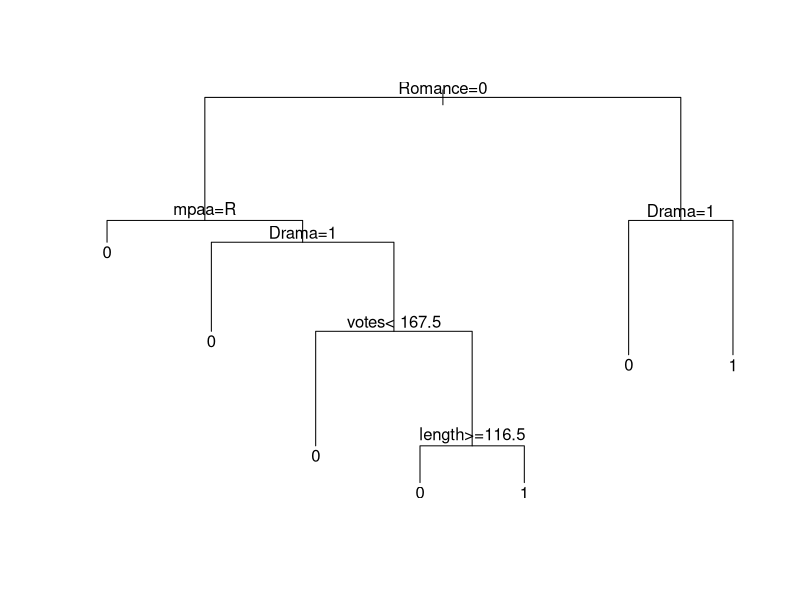
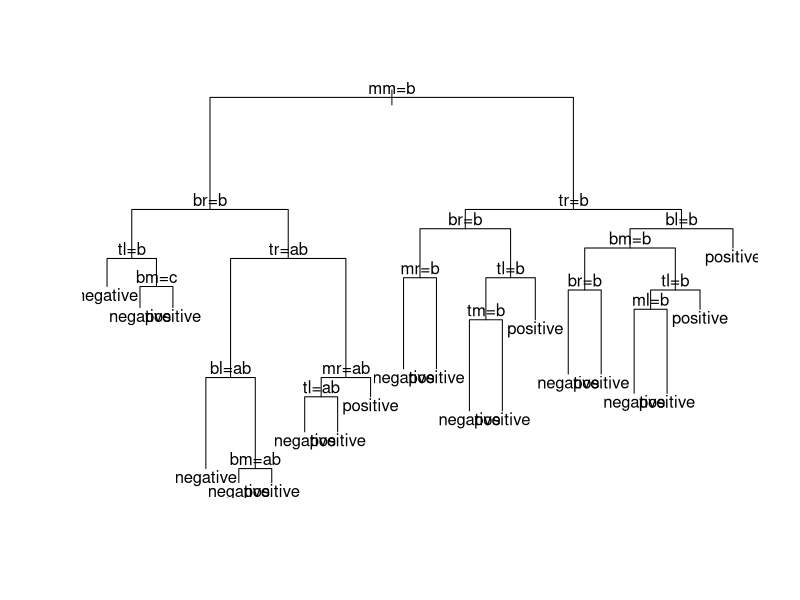
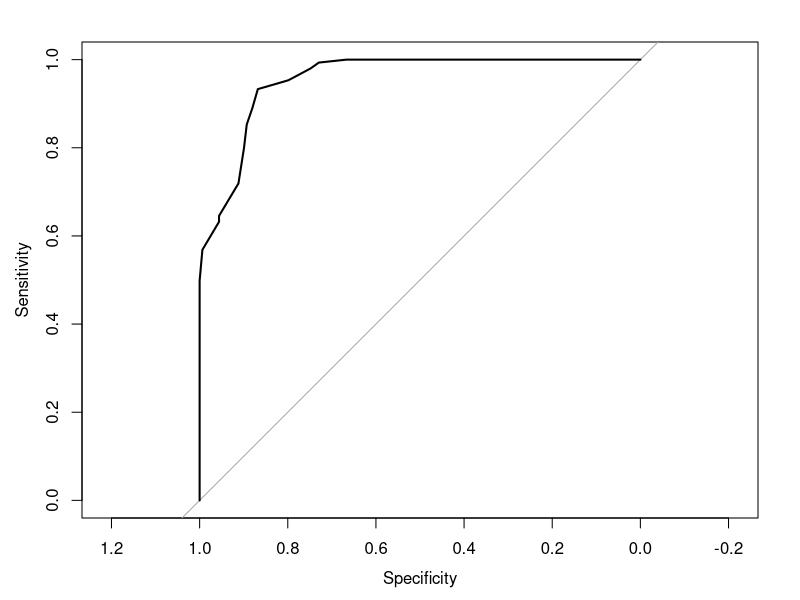

Recreate these plots in R, in order.
#
# SOLUTIONS
#

#######################################################################################
#
# Exam problem solution:	
#
#
# a) the classification accuracy:
#
#     (300+120)/(300+0+80+120)
#     = 0.84
#
#
# b) default accuracy: 
#
#    the majority class is 0     
#
#    confusion matrix (default classifier):
#
#        0   1
#    --+---+---+								 
#    0 |300| 0 |
#    --+---+---+
#    1 |200| 0 |
#    --+---+---+
#
#    300/500 = 0.6
#
# c) sensitivity (0 is treated as the positive class)
#
#    Sensitivity = TP/POS = 300 / 300 = 1
#
# d) specificity (0 is treated as the positive class)
#
#    Specificity = TN/NEG = 120 / 200 = 0.6
#
#######################################################################################

#######################################################################################
#
# Exam problem solution:	
#	
# a) the average Brier score:	
#	
#	 (
#     (0.00-0.50)^2 + (0.00-0.25)^2 + (0.00-0.00)^2 + (1.00-0.25)^2 + 
#     (0.00-0.50)^2 + (1.00-0.25)^2 + (0.00-0.25)^2 + (0.00-0.00)^2 + 
#     (1.00-0.75)^2 + (0.00-0.00)^2 + (0.00-0.25)^2 + (0.00-0.00)^2 + 
#     (0.00-0.25)^2 + (1.00-0.50)^2 + (0.00-0.00)^2 + (0.00-0.25)^2
#    )/4
#    = 0.5625
#
#	
# b) the average information score:	
#
#    prior probabilities: P(C1) = 0.25, P(C2) = 0.5, P(C3) = 0.0, P(C4) = 0.25
#	
#	 posterior probabilities for the correct class 
#                                        example 1: P'(C4)=0.25
#                                        example 2: P'(C2)=0.25
#                                        example 3: P'(C1)=0.75
#                                        example 4: P'(C2)=0.5
#	
#	
#   (
#    -log2(0.25)+log2(0.25) + 
#    (-log2(0.5)+log2(0.25)) + 
#    (-log2(0.25)+log2(0.75)) + 
#    (-log2(0.5)+log2(0.5))
#   )/4
#   = 0.25
#
#
# c) the information score of a default classifier for the second testing instance:
#
#    if the implementation of a default classifier is such that it assigns an example to the majority class with probability 1.0
#
#    	-log2(0.50)+log2(1.0) = 1
# 
#    if the implementation of a default classifier is such that it returns for every example the prior probability distribution
#
#    	-log2(0.50)+log2(0.5) = 0
#	
#######################################################################################


library(rpart)

CA <- function(observed, predicted)
{
  t <- table(observed, predicted)
  
  sum(diag(t)) / sum(t)
}

Sensitivity <- function(observed, predicted, pos.class)
{
  t <- table(observed, predicted)
  
  t[pos.class, pos.class] / sum(t[pos.class,])
}

Specificity <- function(observed, predicted, pos.class)
{
  t <- table(observed, predicted)
  
  # identify the negative class name
  neg.class <- which(row.names(t) != pos.class)
  
  t[neg.class, neg.class] / sum(t[neg.class,])
}

brier.score <- function(observedMatrix, predictedMatrix)
{
  sum((observedMatrix - predictedMatrix) ^ 2) / nrow(predictedMatrix)
}



mdata <- read.table("movies.txt", header = T, sep = ",")
for (i in 18:24)
  mdata[,i] <- as.factor(mdata[,i])

mdata$title <- NULL
mdata$budget <- NULL

learn <- mdata[mdata$year < 2004,]
test <- mdata[mdata$year >= 2004,]

learn$year <- NULL
test$year <- NULL

dt <- rpart(Comedy~., learn)
plot(dt)
text(dt, pretty = 0)

observed <- test$Comedy
predicted <- predict(dt, test, type="class")

CA(observed, predicted)
Sensitivity(observed, predicted, "1")
Specificity(observed, predicted, "1")


predMat <- predict(dt, test, type = "prob")
obsMat <- model.matrix(~Comedy-1, test)

colnames(predMat)
colnames(obsMat)

brier.score(obsMat, predMat)




library(pROC)

learn <- read.table("tic-tac-toe-learn.txt", header=T, sep=",")
test <- read.table("tic-tac-toe-test.txt", header=T, sep=",")

# the "Class" is our target variable 
dt <- rpart(Class ~ ., data = learn)
plot(dt);text(dt)

observed <- test$Class
predicted <- predict(dt, test, type = "class")
CA(observed, predicted)

Sensitivity(observed, predicted, "positive")
Specificity(observed, predicted, "positive")


predMat <- predict(dt, test, type = "prob")
obsMat <- model.matrix(~Class-1, test)

colnames(predMat)
colnames(obsMat)

# the second column contains the probabilities for our positive class

rocobj <- roc(observed, predMat[,"positive"])
plot(rocobj)



tp = rocobj$sensitivities
fp = 1 - rocobj$specificities
dist <- (1-tp)^2 + fp^2
best.cutoff <- rocobj$thresholds[which.min(dist)]
best.cutoff

predicted.label <- factor(ifelse(predMat[,2] >= best.cutoff, "positive", "negative"))
CA(observed, predicted.label)
Sensitivity(observed, predicted.label, "positive")
Specificity(observed, predicted.label, "positive")

########################################################################################
